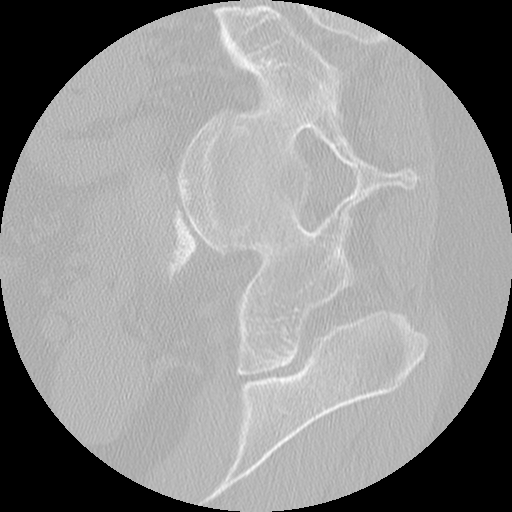
#> input picture 001.png, 512 x 512 px
$ python test.py
#> lines starting #> are read from the running program, lines starting #| are printed output that depends on the picture
import matplotlib.pyplot as plt
import matplotlib.image as mpimg

image_array = mpimg.imread('001.png')
#> image_array is the input picture: shape (512, 512) float32; min 0, max 1, mean 0.569

nx, ny = image_array.shape
#> nx = 512; ny = 512
print('nx= ' + str(nx) + " , ny= " + str(ny) + ' , nz= ')
#| nx= 512 , ny= 512 , nz=
plt.figure()
imgplot = plt.imshow(image_array)
plt.show()
plt.hist(image_array.ravel(), bins=256, range=(0.0, 1.0), fc='k', ec='k')
print(image_array)
#> (printed output is left out)
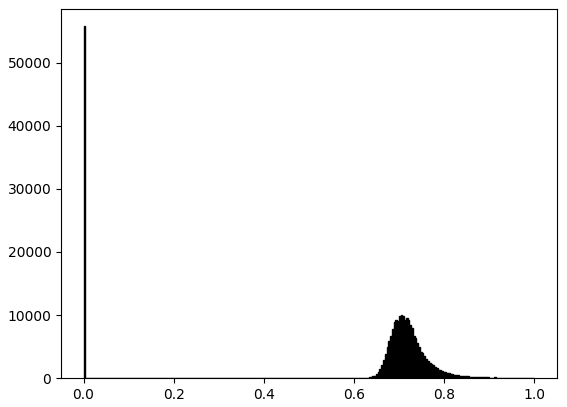
#> figure drawn by matplotlib, 1 panel; tallest bar 55772 high, from x = 0 to 0.00391
